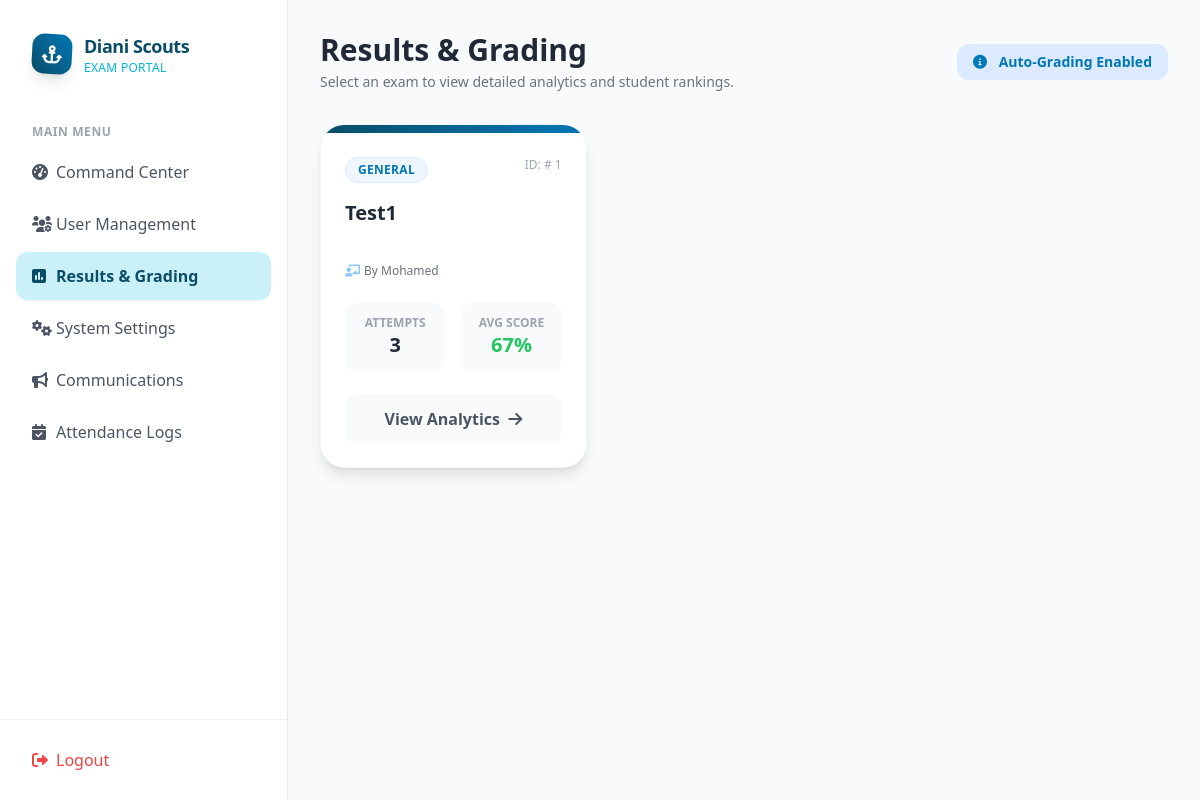
The app's page /admin/exams_list.php (signed in) with its own data.
### tables this page shows
CREATE TABLE `exams` (
  `id` int(11) NOT NULL AUTO_INCREMENT,
  `title` varchar(150) NOT NULL,
  `description` text DEFAULT NULL,
  `subject` varchar(100) DEFAULT 'General',
  `created_by` int(11) NOT NULL,
  `duration_minutes` int(11) DEFAULT 60,
  `created_at` timestamp NULL DEFAULT current_timestamp(),
  PRIMARY KEY (`id`),
  KEY `created_by` (`created_by`),
  CONSTRAINT `exams_ibfk_1` FOREIGN KEY (`created_by`) REFERENCES `users` (`id`) ON DELETE CASCADE
);

CREATE TABLE `users` (
  `id` int(11) NOT NULL AUTO_INCREMENT,
  `name` varchar(100) NOT NULL,
  `email` varchar(100) NOT NULL,
  `password` varchar(255) NOT NULL,
  `role` enum('student','instructor','admin') DEFAULT 'student',
  `created_at` timestamp NULL DEFAULT current_timestamp(),
  `school` varchar(255) DEFAULT NULL,
  `troop_id` varchar(50) DEFAULT NULL,
  `profile_image` varchar(255) DEFAULT 'assets/images/default_avatar.png',
  `status` enum('active','inactive') DEFAULT 'active',
  PRIMARY KEY (`id`),
  UNIQUE KEY `email` (`email`)
);

### admin/exams_list.php (the view, shortened to what this page needs)
<?php
include_once '../config/db.php';
$database = new PDO("mysql:host=$host;dbname=$db_name", $username, $password);
$query = "SELECT e.id, e.title, e.subject, u.name as instructor,
            (SELECT COUNT(*) FROM student_exams se WHERE se.exam_id = e.id AND se.status = 'completed') as attempts,
            (SELECT AVG(score) FROM student_exams se WHERE se.exam_id = e.id AND se.status = 'completed') as avg_score
          FROM exams e
          JOIN users u ON e.created_by = u.id
          ORDER BY e.created_at DESC";
$exams = $database->query($query)->fetchAll(PDO::FETCH_ASSOC);
?>
<?php include_once '../includes/header.php'; ?>
<div class="flex flex-col md:flex-row flex-1 bg-gray-50 h-screen overflow-hidden text-gray-800 font-sans">
    <?php include_once '../includes/sidebar.php'; ?>
    <main class="flex-1 overflow-y-auto p-4 md:p-8">
        <div class="flex items-center justify-between mb-8">
            <div>
                <h1 class="text-3xl font-bold text-gray-800">Results & Grading</h1>
                <p class="text-gray-500 text-sm mt-1">Select an exam to view detailed analytics and student rankings.
                </p>
            </div>
            <div class="hidden md:block">
                <div class="bg-blue-100 text-brand-blue px-4 py-2 rounded-xl font-bold text-sm">
                    <i class="fas fa-info-circle mr-2"></i> Auto-Grading Enabled
                </div>
            </div>
        </div>
        <div class="grid grid-cols-1 md:grid-cols-2 lg:grid-cols-3 gap-6">
            <?php foreach ($exams as $exam): ?>
                <div
                    class="bg-white rounded-3xl border border-gray-100 shadow-lg hover:shadow-2xl transition-all duration-300 group overflow-hidden relative">
                    <div class="h-2 w-full bg-gradient-to-r from-brand-dark to-brand-blue"></div>
                    <div class="p-6">
                        <div class="flex justify-between items-start mb-4">
                            <span
                                class="px-3 py-1 bg-blue-50 text-brand-blue rounded-full text-xs font-bold uppercase tracking-wide border border-blue-100">
                                <?php echo htmlspecialchars($exam['subject']); ?>
                            </span>
                            <span class="text-gray-400 text-xs">ID: #
                                <?php echo $exam['id']; ?>
                            </span>
                        </div>
                        <h3
                            class="text-xl font-bold text-gray-800 mb-2 line-clamp-2 min-h-[3.5rem] group-hover:text-brand-blue transition-colors">
                            <?php echo htmlspecialchars($exam['title']); ?>
                        </h3>
                        <p class="text-xs text-gray-500 mb-6 flex items-center gap-1">
                            <i class="fas fa-chalkboard-teacher text-blue-300"></i>
                            By
                            <?php echo htmlspecialchars($exam['instructor']); ?>
                        </p>
                        <div class="grid grid-cols-2 gap-4 mb-6">
                            <div class="bg-gray-50 p-3 rounded-xl text-center">
                                <p class="text-xs text-gray-400 font-bold uppercase">Attempts</p>
                                <p class="text-xl font-black text-gray-800">
                                    <?php echo $exam['attempts']; ?>
                                </p>
                            </div>
                            <div class="bg-gray-50 p-3 rounded-xl text-center">
                                <p class="text-xs text-gray-400 font-bold uppercase">Avg Score</p>
                                <p
                                    class="text-xl font-black <?php echo ($exam['avg_score'] >= 50 ? 'text-green-500' : 'text-red-500'); ?>">
                                    <?php echo $exam['avg_score'] ? round($exam['avg_score']) : 0; ?>%
                                </p>
                            </div>
                        </div>
                        <a href="exam_results.php?exam_id=<?php echo $exam['id']; ?>"
                            class="block w-full text-center bg-gray-50 hover:bg-brand-blue text-gray-600 hover:text-white font-bold py-3 rounded-xl transition duration-300 group-hover:shadow-md">
                            View Analytics <i class="fas fa-arrow-right ml-1"></i>
                        </a>
                    </div>
                </div>
            <?php endforeach; ?>
        </div>
    </main>
</div>

### assets/css/style.css (style rules this page uses)
body { font-family: 'Inter', sans-serif; }

### records on screen
exams: subject "GENERAL", id "1", title "Test1", created_by.name "Mohamed", attempts "3", avg_score "67"
